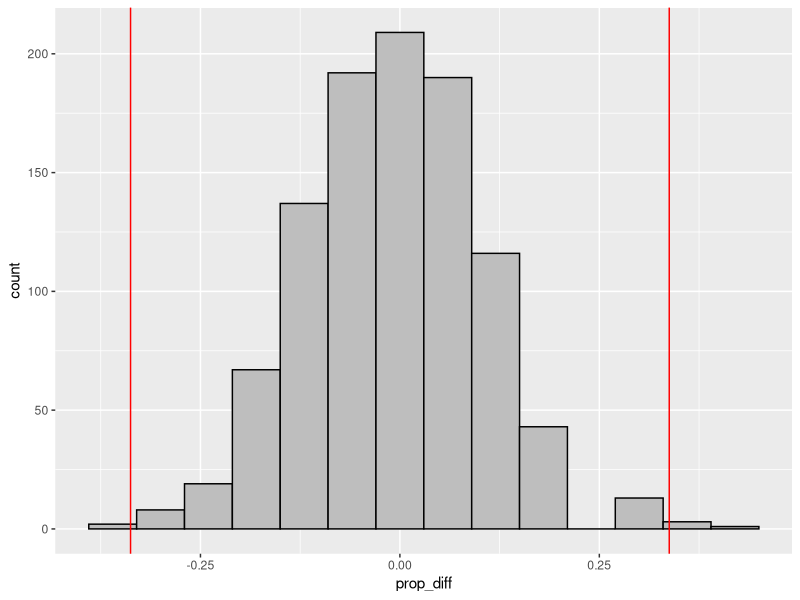
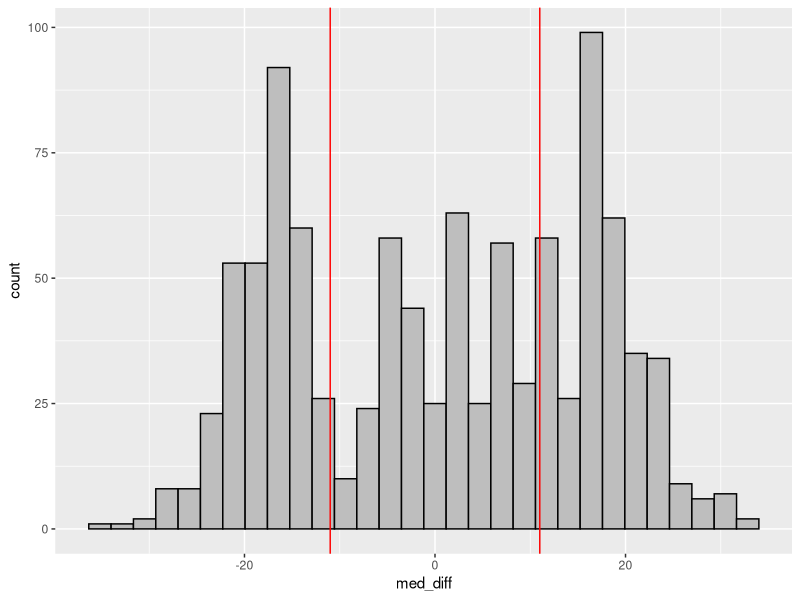

Source code (R) for these figures, in order:
## ---- chunk 1
library(tidyverse)
gratitude <- read_csv("gratitude.csv")
## ---- chunk 2
gratitude_new <- gratitude %>% 
  mutate(adjusted = 
           case_when(adjust_college > 144 ~ TRUE, 
                     adjust_college <= 144 ~ FALSE)) # this line needed to be completed

group_props <- gratitude_new %>% 
  group_by(treatment) %>% 
  summarise(prop_adj = mean(adjusted))

group_props
## ---- chunk 3
group_props

test_stat <- group_props %>% 
  summarise(test_stat = diff(prop_adj)) # this line needed to be completed
test_stat

test_stat_num <- as.numeric(test_stat$test_stat)
test_stat_num
## ---- chunk 4
set.seed(42)
repetitions <- 1000
simulated_values <- rep(NA, repetitions)
test_stat <- test_stat_num # this line uses the work from Q5

for(i in 1:repetitions){
  simdata <- gratitude_new %>% 
    mutate(treatment = sample(treatment)) %>% 
    group_by(treatment) %>% 
    summarise(prop = mean(adjusted)) %>% 
    summarise(value = diff(prop))

  simulated_values[i] <- as.numeric(simdata)
}

sim <- tibble(prop_diff = simulated_values)

sim %>% ggplot(aes(x=prop_diff)) + 
  geom_histogram(binwidth = 0.06, color="black", fill="gray") +
  geom_vline(xintercept = abs(test_stat), colour = "red") +
  geom_vline(xintercept = -abs(test_stat), colour = "red")
## ---- chunk 5
## Exact answer
sim %>% 
  filter(abs(prop_diff) >= abs(test_stat_num)) %>% 
  summarise(pval = n()/repetitions)
## ---- chunk 6
gratitude_v2 <- read_csv("gratitude_v2.csv")

# Calculate your test statistic
test_stat_num <- gratitude_v2 %>% 
  group_by(treatment) %>% 
  summarise(medians = median(fav_num)) %>% # this line needed to be updated
  summarise(diff_med = diff(medians)) %>% 
  as.numeric()

test_stat_num
## ---- chunk 7
set.seed(123456789)
repetitions <- 1000
simulated_values <- rep(NA, repetitions)
test_stat <- test_stat_num # this line uses the work from the previous question

for(i in 1:repetitions){
  simdata <- gratitude_v2 %>% 
    mutate(treatment = sample(treatment)) %>% 
    group_by(treatment) %>% 
    summarise(medians = median(fav_num)) %>% 
    summarise(value = diff(medians))

  simulated_values[i] <- as.numeric(simdata)
}

sim <- tibble(med_diff = simulated_values)

sim %>% ggplot(aes(x=med_diff)) + 
  geom_histogram(color="black", fill="gray") +
  geom_vline(xintercept = abs(test_stat), colour = "red") +
  geom_vline(xintercept = -abs(test_stat), colour = "red")

# Calculate p-value
num_more_extreme <- sim %>% 
  filter(abs(med_diff) >= abs(test_stat_num)) %>% 
  summarise(n())

p_value <- as.numeric(num_more_extreme / repetitions)
p_value
